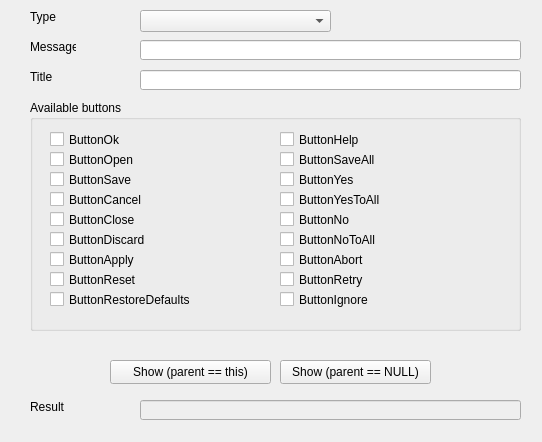
<ui version="4.0" >
 <class>MsgBoxTestClass</class>
 <widget class="QFrame" name="MsgBoxTestClass" >
  <property name="geometry" >
   <rect>
    <x>0</x>
    <y>0</y>
    <width>542</width>
    <height>442</height>
   </rect>
  </property>
  <property name="windowTitle" >
   <string>CheckBoxTest</string>
  </property>
  <widget class="QComboBox" name="cbType" >
   <property name="geometry" >
    <rect>
     <x>140</x>
     <y>10</y>
     <width>191</width>
     <height>22</height>
    </rect>
   </property>
  </widget>
  <widget class="QLabel" name="label" >
   <property name="geometry" >
    <rect>
     <x>30</x>
     <y>10</y>
     <width>46</width>
     <height>14</height>
    </rect>
   </property>
   <property name="text" >
    <string>Type</string>
   </property>
  </widget>
  <widget class="QLineEdit" name="leMessage" >
   <property name="geometry" >
    <rect>
     <x>140</x>
     <y>40</y>
     <width>381</width>
     <height>20</height>
    </rect>
   </property>
  </widget>
  <widget class="QLineEdit" name="leTitle" >
   <property name="geometry" >
    <rect>
     <x>140</x>
     <y>70</y>
     <width>381</width>
     <height>20</height>
    </rect>
   </property>
  </widget>
  <widget class="QLabel" name="label_2" >
   <property name="geometry" >
    <rect>
     <x>30</x>
     <y>40</y>
     <width>46</width>
     <height>14</height>
    </rect>
   </property>
   <property name="text" >
    <string>Message</string>
   </property>
  </widget>
  <widget class="QLabel" name="label_3" >
   <property name="geometry" >
    <rect>
     <x>30</x>
     <y>70</y>
     <width>46</width>
     <height>14</height>
    </rect>
   </property>
   <property name="text" >
    <string>Title</string>
   </property>
  </widget>
  <widget class="QPushButton" name="btShowThis" >
   <property name="geometry" >
    <rect>
     <x>110</x>
     <y>360</y>
     <width>161</width>
     <height>24</height>
    </rect>
   </property>
   <property name="text" >
    <string>Show (parent == this)</string>
   </property>
  </widget>
  <widget class="QPushButton" name="btShowNull" >
   <property name="geometry" >
    <rect>
     <x>280</x>
     <y>360</y>
     <width>151</width>
     <height>24</height>
    </rect>
   </property>
   <property name="text" >
    <string>Show (parent == NULL)</string>
   </property>
  </widget>
  <widget class="QLabel" name="label_4" >
   <property name="geometry" >
    <rect>
     <x>30</x>
     <y>400</y>
     <width>46</width>
     <height>14</height>
    </rect>
   </property>
   <property name="text" >
    <string>Result</string>
   </property>
  </widget>
  <widget class="QLineEdit" name="leResult" >
   <property name="enabled" >
    <bool>false</bool>
   </property>
   <property name="geometry" >
    <rect>
     <x>140</x>
     <y>400</y>
     <width>381</width>
     <height>20</height>
    </rect>
   </property>
  </widget>
  <widget class="QGroupBox" name="groupBoxButtons" >
   <property name="geometry" >
    <rect>
     <x>30</x>
     <y>100</y>
     <width>491</width>
     <height>231</height>
    </rect>
   </property>
   <property name="title" >
    <string>Available buttons</string>
   </property>
   <widget class="QCheckBox" name="cbButtonSaveAll" >
    <property name="geometry" >
     <rect>
      <x>250</x>
      <y>50</y>
      <width>200</width>
      <height>19</height>
     </rect>
    </property>
    <property name="text" >
     <string>ButtonSaveAll</string>
    </property>
   </widget>
   <widget class="QCheckBox" name="cbButtonYesToAll" >
    <property name="geometry" >
     <rect>
      <x>250</x>
      <y>90</y>
      <width>200</width>
      <height>19</height>
     </rect>
    </property>
    <property name="text" >
     <string>ButtonYesToAll</string>
    </property>
   </widget>
   <widget class="QCheckBox" name="cbButtonOk" >
    <property name="geometry" >
     <rect>
      <x>20</x>
      <y>30</y>
      <width>200</width>
      <height>19</height>
     </rect>
    </property>
    <property name="text" >
     <string>ButtonOk</string>
    </property>
   </widget>
   <widget class="QCheckBox" name="cbButtonApply" >
    <property name="geometry" >
     <rect>
      <x>20</x>
      <y>150</y>
      <width>200</width>
      <height>19</height>
     </rect>
    </property>
    <property name="text" >
     <string>ButtonApply</string>
    </property>
   </widget>
   <widget class="QCheckBox" name="cbButtonNoToAll" >
    <property name="geometry" >
     <rect>
      <x>250</x>
      <y>130</y>
      <width>200</width>
      <height>19</height>
     </rect>
    </property>
    <property name="text" >
     <string>ButtonNoToAll</string>
    </property>
   </widget>
   <widget class="QCheckBox" name="cbButtonIgnore" >
    <property name="geometry" >
     <rect>
      <x>250</x>
      <y>190</y>
      <width>200</width>
      <height>19</height>
     </rect>
    </property>
    <property name="text" >
     <string>ButtonIgnore</string>
    </property>
   </widget>
   <widget class="QCheckBox" name="cbButtonHelp" >
    <property name="geometry" >
     <rect>
      <x>250</x>
      <y>30</y>
      <width>200</width>
      <height>19</height>
     </rect>
    </property>
    <property name="text" >
     <string>ButtonHelp</string>
    </property>
   </widget>
   <widget class="QCheckBox" name="cbButtonAbort" >
    <property name="geometry" >
     <rect>
      <x>250</x>
      <y>150</y>
      <width>200</width>
      <height>19</height>
     </rect>
    </property>
    <property name="text" >
     <string>ButtonAbort</string>
    </property>
   </widget>
   <widget class="QCheckBox" name="cbButtonRetry" >
    <property name="geometry" >
     <rect>
      <x>250</x>
      <y>170</y>
      <width>200</width>
      <height>19</height>
     </rect>
    </property>
    <property name="text" >
     <string>ButtonRetry</string>
    </property>
   </widget>
   <widget class="QCheckBox" name="cbButtonOpen" >
    <property name="geometry" >
     <rect>
      <x>20</x>
      <y>50</y>
      <width>200</width>
      <height>19</height>
     </rect>
    </property>
    <property name="text" >
     <string>ButtonOpen</string>
    </property>
   </widget>
   <widget class="QCheckBox" name="cbButtonReset" >
    <property name="geometry" >
     <rect>
      <x>20</x>
      <y>170</y>
      <width>200</width>
      <height>19</height>
     </rect>
    </property>
    <property name="text" >
     <string>ButtonReset</string>
    </property>
   </widget>
   <widget class="QCheckBox" name="cbButtonCancel" >
    <property name="geometry" >
     <rect>
      <x>20</x>
      <y>90</y>
      <width>200</width>
      <height>19</height>
     </rect>
    </property>
    <property name="text" >
     <string>ButtonCancel</string>
    </property>
   </widget>
   <widget class="QCheckBox" name="cbButtonNo" >
    <property name="geometry" >
     <rect>
      <x>250</x>
      <y>110</y>
      <width>200</width>
      <height>19</height>
     </rect>
    </property>
    <property name="text" >
     <string>ButtonNo</string>
    </property>
   </widget>
   <widget class="QCheckBox" name="cbButtonClose" >
    <property name="geometry" >
     <rect>
      <x>20</x>
      <y>110</y>
      <width>200</width>
      <height>19</height>
     </rect>
    </property>
    <property name="text" >
     <string>ButtonClose</string>
    </property>
   </widget>
   <widget class="QCheckBox" name="cbButtonDiscard" >
    <property name="geometry" >
     <rect>
      <x>20</x>
      <y>130</y>
      <width>200</width>
      <height>19</height>
     </rect>
    </property>
    <property name="text" >
     <string>ButtonDiscard</string>
    </property>
   </widget>
   <widget class="QCheckBox" name="cbButtonYes" >
    <property name="geometry" >
     <rect>
      <x>250</x>
      <y>70</y>
      <width>200</width>
      <height>19</height>
     </rect>
    </property>
    <property name="text" >
     <string>ButtonYes</string>
    </property>
   </widget>
   <widget class="QCheckBox" name="cbButtonRestoreDefaults" >
    <property name="geometry" >
     <rect>
      <x>20</x>
      <y>190</y>
      <width>200</width>
      <height>19</height>
     </rect>
    </property>
    <property name="text" >
     <string>ButtonRestoreDefaults</string>
    </property>
   </widget>
   <widget class="QCheckBox" name="cbButtonSave" >
    <property name="geometry" >
     <rect>
      <x>20</x>
      <y>70</y>
      <width>200</width>
      <height>19</height>
     </rect>
    </property>
    <property name="text" >
     <string>ButtonSave</string>
    </property>
   </widget>
  </widget>
 </widget>
 <layoutdefault spacing="6" margin="11" />
 <resources/>
 <connections/>
</ui>
